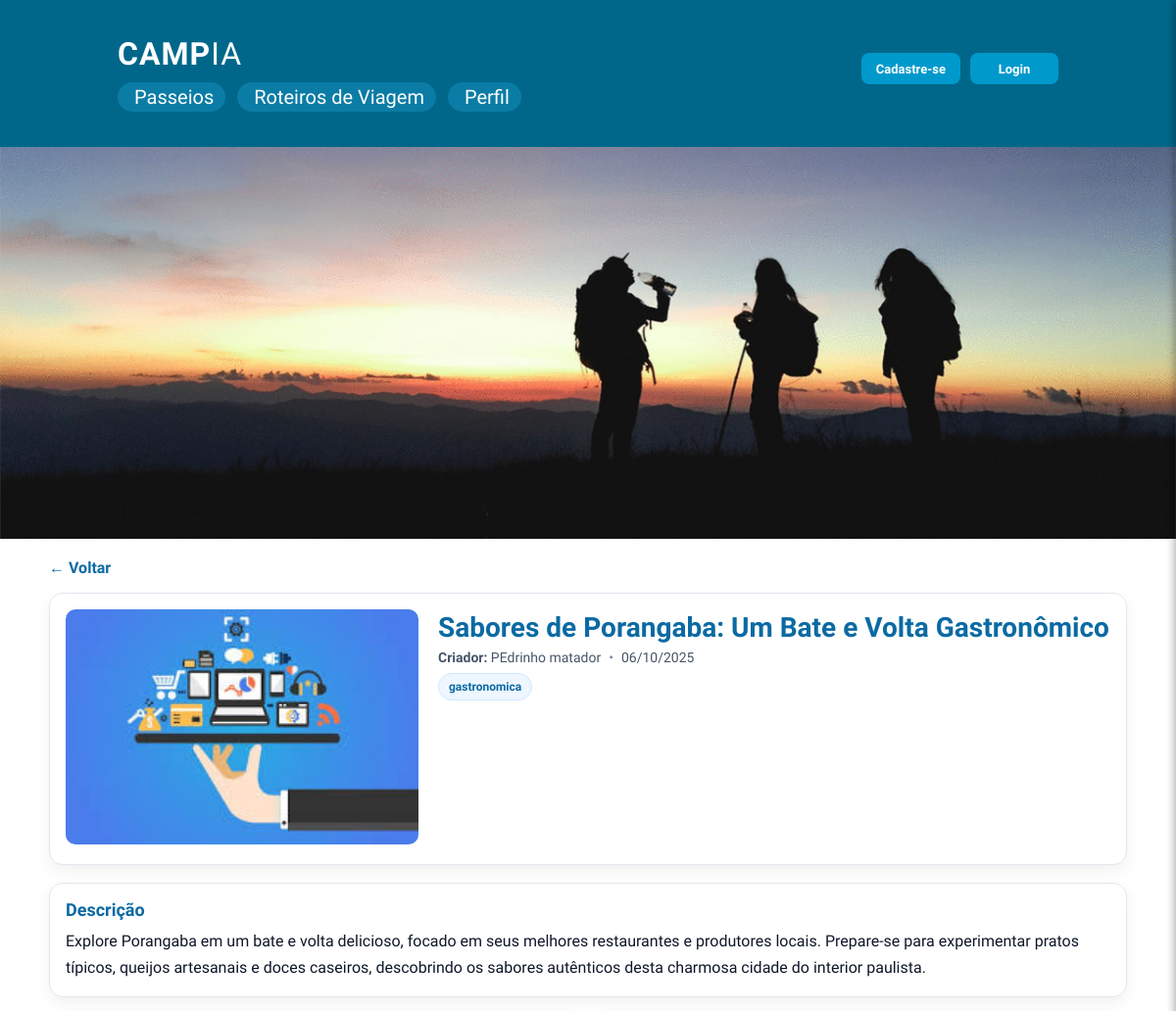
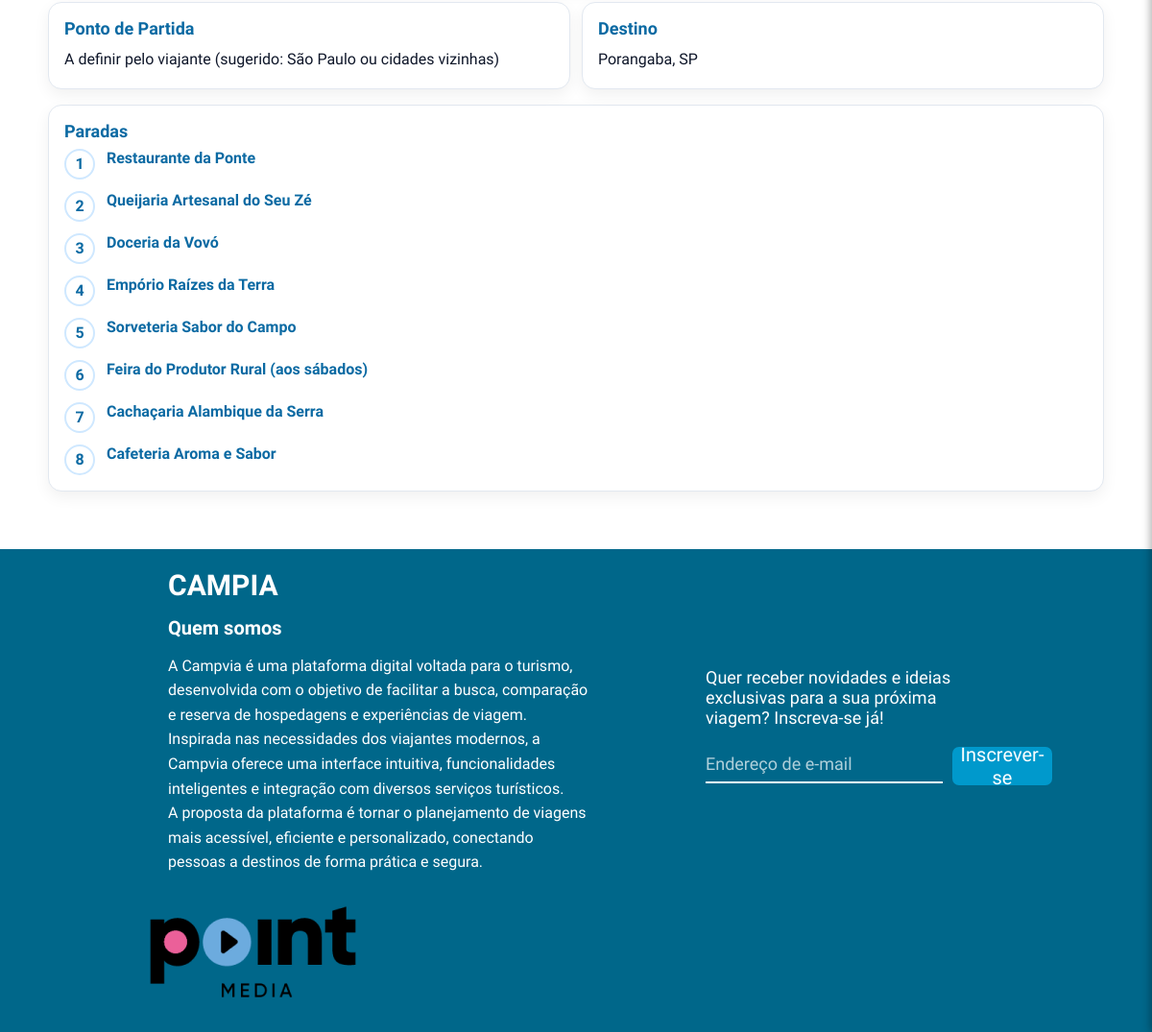
Page /paginas/ver-rota.php?id=37 on the committed database (2 pictures, top to bottom).
### tables this page shows
CREATE TABLE `rota` (
  `id` int(11) NOT NULL,
  `usuario_id` int(11) NOT NULL,
  `nome` varchar(200) NOT NULL,
  `descricao` text NOT NULL,
  `categorias` varchar(255) DEFAULT NULL,
  `ponto_partida` varchar(255) NOT NULL,
  `destino` varchar(255) NOT NULL,
  `cidade_id` int(11) DEFAULT NULL,
  `paradas` text DEFAULT NULL,
  `capa` varchar(255) DEFAULT NULL,
  `criado_em` timestamp NOT NULL DEFAULT current_timestamp()
);

CREATE TABLE `usuario` (
  `id` int(11) NOT NULL,
  `nome` varchar(200) NOT NULL,
  `email` varchar(200) NOT NULL,
  `senha` varchar(200) NOT NULL,
  `foto_perfil` varchar(255) DEFAULT NULL,
  `endereco` varchar(255) DEFAULT NULL,
  `apelido` varchar(100) DEFAULT NULL,
  `preferencia_nome_apelido` enum('nome','apelido') NOT NULL DEFAULT 'nome',
  `nivel` enum('usuario','admin') NOT NULL DEFAULT 'usuario'
);

### paginas/ver-rota.php (the view, shortened to what this page needs)
<?php
require_once '../includes/config.php';
$id_rota = (int)$_GET['id'];
$sql = "SELECT r.id, r.usuario_id, r.nome, r.descricao, r.categorias, r.capa,
               r.ponto_partida, r.destino, r.paradas, r.criado_em,
               u.nome AS criador
        FROM rota r
        JOIN usuario u ON r.usuario_id = u.id
        WHERE r.id = ?";
$stmt = $conn->prepare($sql);
$stmt->execute([$id_rota]);
$rota = $stmt->fetch(PDO::FETCH_ASSOC);
$paradas = [];
if (!empty($rota['paradas'])) {
  $tmp = json_decode($rota['paradas'], true);
  if (json_last_error() === JSON_ERROR_NONE && is_array($tmp)) {
    $paradas = $tmp;
  } else {
    $paradas = (array)$tmp;
  }
}
$capa = !empty($rota['capa']) ? $rota['capa'] : '../assets/img/placeholder.jpg';
$chipsCategorias = [];
if (!empty($rota['categorias'])) {
  $chipsCategorias = array_filter(array_map('trim', preg_split('/,|\|/', $rota['categorias'])));
}
?>
<!DOCTYPE html>
<html lang="pt-BR">
<head>
<link rel="stylesheet" href="../assets/css/header.css">
<link rel="stylesheet" href="../assets/css/footer.css">
<link rel="stylesheet" href="../assets/css/ver-rota.css">
</head>
<body>
<?php include '../includes/header.php'; ?>
<main class="vr-container">
  <nav class="vr-breadcrumb">
    <a href="roteiro.php" class="vr-link">← Voltar</a>
  </nav>
  <section class="vr-hero">
    <div class="vr-hero__media">
      <img src="<?= htmlspecialchars($capa) ?>" alt="Capa da rota">
    </div>
    <div class="vr-hero__content">
      <h1 class="vr-title"><?= htmlspecialchars($rota['nome']) ?></h1>
      <div class="vr-meta">
        <span class="vr-meta__item"><strong>Criador:</strong> <?= htmlspecialchars($rota['criador']) ?></span>
        <?php if (!empty($rota['criado_em'])): ?>
          <span class="vr-meta__dot">•</span>
          <span class="vr-meta__item"><?= date('d/m/Y', strtotime($rota['criado_em'])) ?></span>
        <?php endif; ?>
      </div>
      <?php if (!empty($chipsCategorias)): ?>
        <div class="vr-chips">
          <?php foreach ($chipsCategorias as $cat): ?>
            <span class="vr-chip"><?= htmlspecialchars($cat) ?></span>
          <?php endforeach; ?>
        </div>
      <?php endif; ?>
    </div>
  </section>
  <section class="vr-cards">
    <article class="vr-card">
      <h3 class="vr-card__title">Descrição</h3>
      <p class="vr-card__text"><?= nl2br(htmlspecialchars($rota['descricao'])) ?></p>
    </article>
    <div class="vr-info-grid">
      <article class="vr-card">
        <h3 class="vr-card__title">Ponto de Partida</h3>
        <p class="vr-card__text"><?= htmlspecialchars($rota['ponto_partida'] ?: '—') ?></p>
      </article>
      <article class="vr-card">
        <h3 class="vr-card__title">Destino</h3>
        <p class="vr-card__text"><?= htmlspecialchars($rota['destino'] ?: '—') ?></p>
      </article>
    </div>
  </section>
  <?php if (!empty($paradas)): ?>
  <section class="vr-card">
    <h2 class="vr-card__title">Paradas</h2>
    <ol class="vr-stops">
      <?php foreach ($paradas as $idx => $p):
        $nome = is_array($p) ? ($p['nome'] ?? '') : (string)$p;
        $lat  = is_array($p) ? ($p['lat'] ?? null) : null;
        $lon  = is_array($p) ? ($p['lon'] ?? null) : null;
        $maps = ($lat && $lon) ? "https://www.google.com/maps/search/?api=1&query={$lat},{$lon}" : null;
      ?>
      <li class="vr-stop">
        <div class="vr-stop__index"><?= $idx + 1 ?></div>
        <div class="vr-stop__body">
          <div class="vr-stop__header">
            <?php if ($maps): ?>
              <a class="vr-stop__title" href="<?= htmlspecialchars($maps) ?>" target="_blank" rel="noopener">
                <?= htmlspecialchars($nome) ?>
              </a>
            <?php else: ?>
              <span class="vr-stop__title"><?= htmlspecialchars($nome) ?></span>
            <?php endif; ?>
          </div>
        </div>
      </li>
      <?php endforeach; ?>
    </ol>
  </section>
  <?php endif; ?>
</main>
<?php include '../includes/footer.php'; ?>
</body>
</html>

### assets/css/header.css (style rules this page uses)
* { margin: 0; padding: 0; box-sizing: border-box; font-family: 'Afacad'; }
a { color: white; text-decoration: none; }

### assets/css/footer.css (style rules this page uses)
* { margin: 0; padding: 0; box-sizing: border-box; }

### assets/css/ver-rota.css (style rules this page uses)
.vr-container { width: min(1100px, 92%); margin: 20px auto 40px; font-family: system-ui, -apple-system, Segoe UI, Roboto, Ubuntu, "Helvetica Neue", Arial, sans-serif; color: #0f172a; }
.vr-link { color: #0b6aa3; text-decoration: none; font-weight: 600; }
.vr-breadcrumb { margin: 10px 0 16px; }
.vr-hero { display: grid; grid-template-columns: 360px 1fr; gap: 20px; background: #fff; border: 1px solid #e2e8f0; border-radius: 14px; padding: 16px; box-shadow: 0 6px 16px rgba(2,6,23,.06); margin-bottom: 18px; }
.vr-hero__media img { width: 100%; height: 240px; object-fit: cover; border-radius: 10px; }
.vr-title { margin: 2px 0 6px; font-size: clamp(20px, 2.4vw, 28px); font-weight: 800; color: #0b6aa3; }
.vr-meta { display: flex; flex-wrap: wrap; gap: 8px; font-size: 14px; color: #475569; margin-bottom: 8px; }
.vr-meta__dot { opacity: .7; }
.vr-chips { display: flex; gap: 8px; flex-wrap: wrap; margin: 8px 0 10px; }
.vr-chip { padding: 6px 10px; font-size: 12px; border-radius: 999px; color: #0b6aa3; background: #eef6ff; border: 1px solid #cfe8ff; font-weight: 700; }
.vr-cards { display: grid; gap: 16px; margin: 16px 0; }
.vr-card { background: #fff; border: 1px solid #e2e8f0; border-radius: 14px; padding: 16px; box-shadow: 0 6px 16px rgba(2,6,23,.06); }
.vr-card__title { margin: 0 0 8px; font-size: 18px; font-weight: 800; color: #0b6aa3; }
.vr-card__text { line-height: 1.7; color: #0f172a; }
.vr-info-grid { display: grid; grid-template-columns: repeat(2, 1fr); gap: 12px; }
.vr-stops { list-style: none; padding: 0; margin: 0; display: grid; gap: 12px; }
.vr-stop { position: relative; display: grid; grid-template-columns: 32px 1fr; gap: 12px; align-items: flex-start; }
.vr-stop__index { width: 32px; height: 32px; border-radius: 50%; background: #fff; color: #0b6aa3; border: 2px solid #cfe8ff; display: flex; align-items: center; justify-content: center; font-weight: 800; }
.vr-stop__title { font-weight: 700; color: #0b6aa3; text-decoration: none; }

### rows in the picture
rota: capa (picture), nome "Sabores de Porangaba: Um Bate e Volta Gastronômico", usuario.nome "PEdrinho matador", criado_em "06/10/2025", categorias "gastronomica", descricao "Explore Porangaba em um bate e volta delicioso, focado em seus melhores restaurantes e produtores locais. Prepare-se para experimentar pratos típicos, queijos artesanais e doces caseiros, descobrindo os sabores autênticos desta charmosa cidade do interior paulista.", ponto_partida "A definir pelo viajante (sugerido: São Paulo ou cidades vizinhas)", destino "Porangaba, SP"

### other values in the picture
$nome "Restaurante da Ponte"
$nome "Queijaria Artesanal do Seu Zé"
$nome "Doceria da Vovó"
$nome "Empório Raízes da Terra"
$nome "Sorveteria Sabor do Campo"
$nome "Feira do Produtor Rural (aos sábados)"
$nome "Cachaçaria Alambique da Serra"
$nome "Cafeteria Aroma e Sabor"
